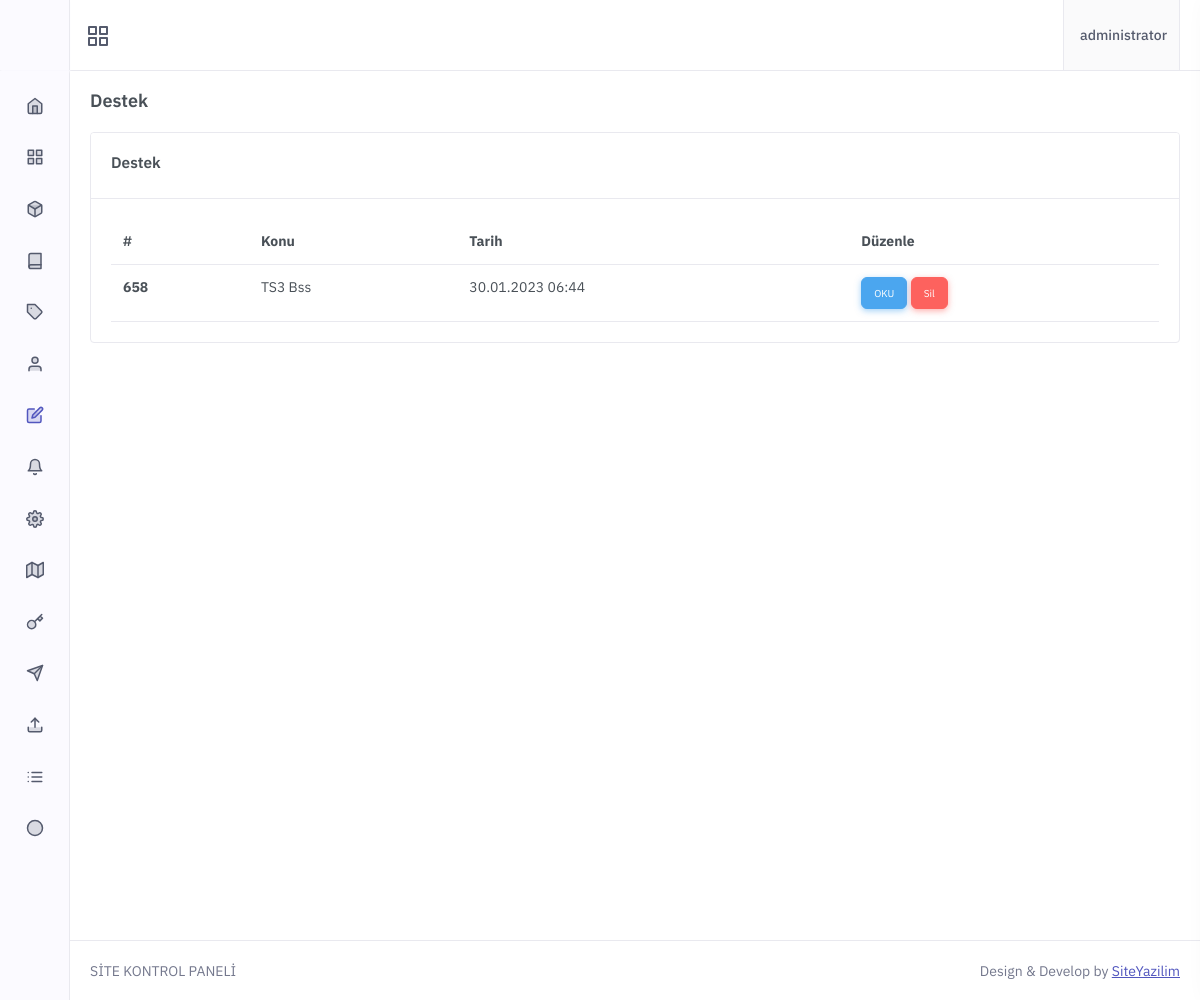
/Dosyalar/admin/destek.php (signed in), run on the app's committed database.
### tables this page shows
CREATE TABLE `uyeler` (
  `id` int(11) NOT NULL,
  `email` varchar(255) NOT NULL,
  `username` varchar(255) NOT NULL,
  `pass` varchar(255) NOT NULL,
  `telefon` varchar(50) NOT NULL,
  `yetki` enum('1','2') NOT NULL DEFAULT '1',
  `bakiye` decimal(20,2) NOT NULL DEFAULT 0.00,
  `tarih` datetime NOT NULL
);

CREATE TABLE `tickets` (
  `id` int(11) NOT NULL,
  `userid` varchar(255) NOT NULL,
  `message` text NOT NULL,
  `subject` text NOT NULL,
  `active` enum('1','0','3','5') NOT NULL DEFAULT '1',
  `date` text NOT NULL
);

### Dosyalar/admin/admin-header.php (called while the page is built, shortened)
<?php
 include'../baglan.php' ;
 if (isset($_SESSION["mail"])) {
 $mail  = $_SESSION["mail"];
 $kbilgi= $vt->query("select * from uyeler where email='$mail'")->fetch();
 if ($kbilgi["yetki"]>0) {
 }  else if($kbilgi["yetki"]==0){ header("Location:../logout.php"); } } elseif(!isset($_SESSION["mail"])){header("Location:admin-login.php");}
?>

### Dosyalar/admin/destek.php (the view, shortened to what this page needs)
<?php include 'admin-header.php'; if($kbilgi["yetki"] == 2){ ?>
<?php include 'admin-menu.php';?>
            <div class="main-content">
                <div class="page-content">
                    <div class="container-fluid">
                        <div class="row">
                            <div class="col-12">
                                <div class="page-title-box d-sm-flex align-items-center justify-content-between">
                                    <h4 class="mb-sm-0 font-size-18">Destek</h4>
                                </div>
                            </div>
                        </div>
		  <div class="row">
                        <div class="col-xl-12">
                            <div class="card">
                                <div class="card-header">
                                    <h4 class="card-title">Destek</h4>
                                </div>
                                <div class="card-body">
                                    <div class="table-responsive">
                                        <table class="table mb-0">
                                            <thead>
                                                <tr>
                                                    <th>#</th>
													<th>Konu</th>
                                                    <th>Tarih</th>
												   <th>Düzenle</th>
                                                </tr>
                                            </thead>
                                            <tbody>
<?php $uye  = $vt->query("select * from tickets ORDER by id")->fetchAll(PDO::FETCH_ASSOC); foreach ($uye as $uye) {  ?>
                                                <tr>
                                                    <th scope="row"><?php echo $uye["id"] ?></th>
													<td><?php echo $uye["subject"] ?></td>
                                                    <td><?php echo $uye["date"] ?></td>
													<td>
							<a href="view?id=<?php echo $uye["id"] ?>" style="border-radius:6px;  font-size:10px;" class="btn btn-info">OKU</a>
						<a href="?id=<?php echo $uye["id"] ?>&sil=ok" style="border-radius:6px;  font-size:10px;" class="btn btn-danger">Sil</a>
						</td>
                                                </tr>
<?php } ?>
                                            </tbody>
                                        </table>
                                    </div>
                                </div>
                            </div>
                        </div>
				      </div>
                    </div>
                </div>
<?php include 'admin-footer.php'; } ?>

### Dosyalar/admin/admin-menu.php (shortened to what this page needs)
<!doctype html>
<html lang="tr">
    <head>
        <link href="../epin/admin/vs.css" rel="stylesheet" type="text/css" />
        <link rel="stylesheet" href="../epin/admin/pre.css" type="text/css" />
        <link href="../epin/admin/bootstrap.css" id="bootstrap-style" rel="stylesheet" type="text/css" />
        <link href="../epin/admin/icon.css" rel="stylesheet" type="text/css" />
		<link href="../epin/admin/all.css" rel="stylesheet" type="text/css" />
        <link href="../epin/admin/app.css" id="app-style" rel="stylesheet" type="text/css" />
		<link href="../epin/admin/font-awesome-4.1.0/css/font-awesome.min.css" rel="stylesheet" type="text/css">
    </head>
    <body>
        <div id="layout-wrapper">
            <header id="page-topbar">
                <div class="navbar-header">
                    <div class="d-flex">
                        <div class="navbar-brand-box">
                        </div>
                        <button type="button" class="btn btn-sm px-3 font-size-16 header-item" id="vertical-menu-btn">
                        </button>
                    </div>
                    <div class="d-flex">
                        <div class="dropdown d-inline-block">
                            <button type="button" class="btn header-item bg-soft-light border-start border-end" id="page-header-user-dropdown"
                            data-bs-toggle="dropdown" aria-haspopup="true" aria-expanded="false">
                                <span class="d-none d-xl-inline-block ms-1 fw-medium"><?php echo $kbilgi["username"];?></span>
                            </button>
                        </div>
                    </div>
                </div>
            </header>
            <div class="vertical-menu">
                <div data-simplebar class="h-100">
                    <div id="sidebar-menu">
                        <ul class="metismenu list-unstyled" id="side-menu">
                            <li>
                                <a href="index.php">
                                    <i data-feather="home"></i>
                                </a>
                            </li>
                            <li>
                                <a href="javascript: void(0);">
                                    <i data-feather="grid"></i>
                                </a>
                            </li>
                            <li>
                                <a href="javascript: void(0);">
                                    <i data-feather="box"></i>
                                </a>
                            </li>
                            <li>
                                <a href="javascript: void(0);">
                                    <i data-feather="book"></i>
                                </a>
                            </li>
					       <li>
                                <a href="a-siparisler.php">
                                    <i data-feather="tag"></i>
                                </a>
                            </li>
     <li>
                                <a href="a-uyeler.php">
                                    <i data-feather="user"></i>
                                </a>
                            </li>
     <li>
                                <a href="destek.php">
                                    <i data-feather="edit"></i>
                                </a>
                            </li>
     <li>
                                <a href="bildirimler.php">
                                    <i data-feather="bell"></i>
                                </a>
                            </li>
						         <li>
                                <a href="a-ayarlar.php">
                                    <i data-feather="settings"></i>
                                </a>
                            </li>
        <li>
                                <a href="sidebar-ekle.php">
                                    <i data-feather="map"></i>
                                </a>
                            </li>
						         <li>
                                <a href="kupon.php">
                                    <i data-feather="key"></i>
                                </a>
                            </li>
							     <li>
                                <a href="b-yorumlar.php">
                                    <i data-feather="send"></i>
                                </a>
                            </li>
							       <li>
                                <a href="dosya-yukle.php">
                                    <i data-feather="upload"></i>
                                </a>
                            </li>
					           <li>
                                <a href="banka.php">
                                    <i data-feather="list"></i>
                                </a>
                            </li>
           <li>
                                <a href="a-yuklemeler.php">
                                    <i data-feather="circle"></i>
                                </a>
                            </li>
                        </ul>
                    </div>
                </div>
            </div>

### data on the page
uyeler: username "administrator"
tickets: id "658", subject "TS3 Bss", date "30.01.2023 06:44"
